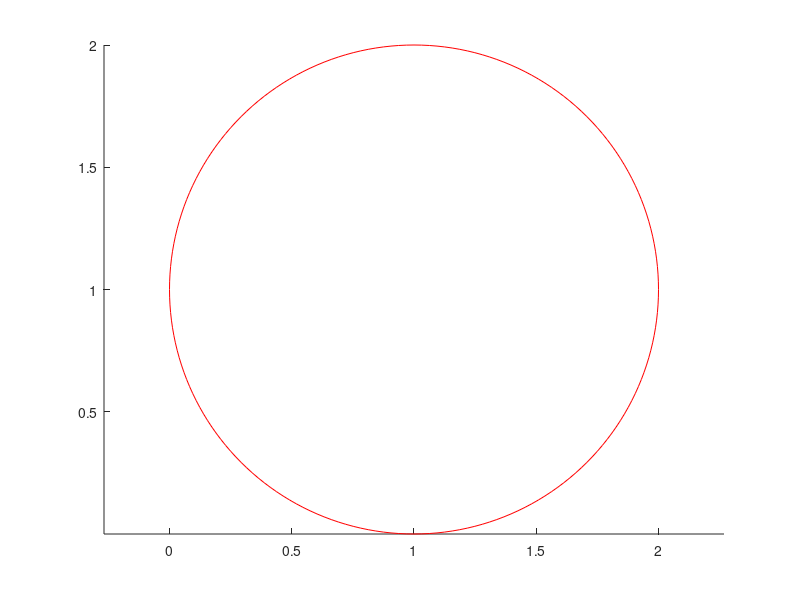

Here is the MATLAB script that generated this plot: (Note: this script raises an error after producing the figure.)
%to test the function
clf
axis equal
hold on
x1=1;
y1=1;
rc=1;
[x,y,z] = cylinder(rc,200);
plot(x(1,:) + x1, y(1,:) + y1, 'r');
for t=1:20 %loop until doing 1000 points inside the circle
[x y]=cirrdnPJ(x1,y1,rc);
plot(x,y,'x');
%pause(0.01) %if you want to see the point being drawn
end